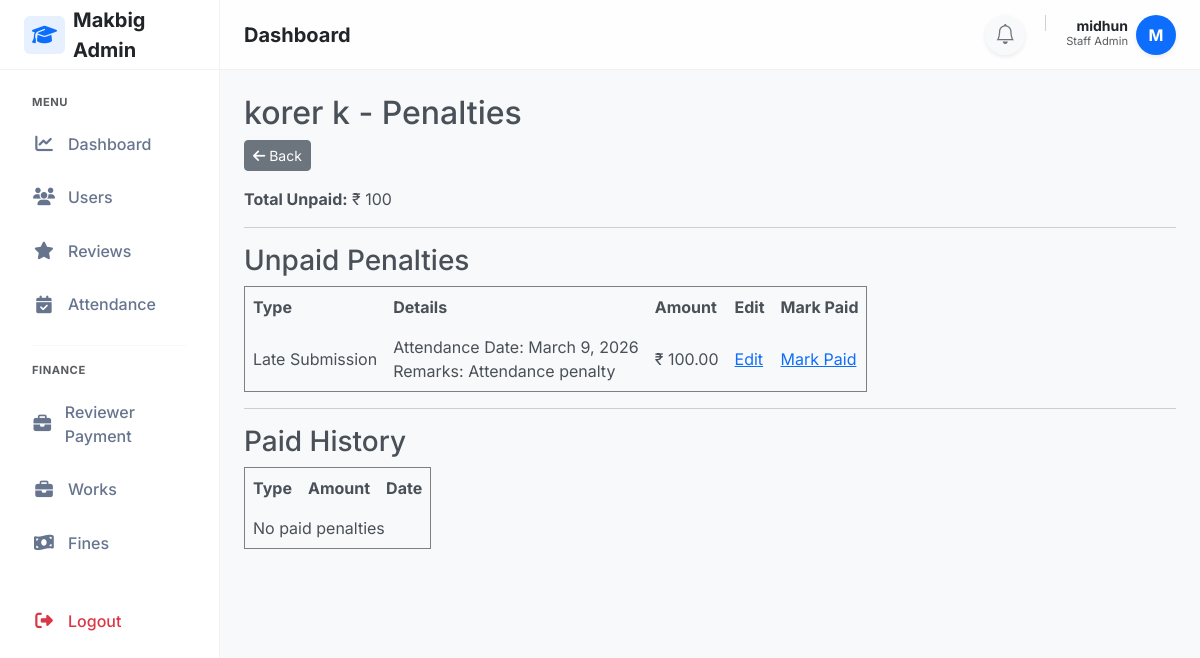
Page /penalties/student/4/ (signed in) on the committed database.
### adminpanel/models.py (models this page shows, shortened)
class User(AbstractUser):
    email=models.EmailField(unique=True,db_index=True)
    mobile_number = models.CharField(max_length=15, blank=True, null=True,validators=[mobile_validator])
    is_student=models.BooleanField(default=False)
    first_name = models.CharField(max_length=100,validators=[name_validator])
    last_name = models.CharField(max_length=100,validators=[name_validator])

class StudentProfile(models.Model):
    user=models.OneToOneField(User, on_delete=models.CASCADE)
    course=models.ForeignKey(Course,on_delete=models.PROTECT)
    is_active = models.BooleanField(default=True)
    enrollment_date=models.DateField(auto_now_add=True)
    progress_percent=models.DecimalField(max_digits=5, decimal_places=2, default=0,validators=[MinValueValidator(Decimal('0.00')),MaxValueValidator(Decimal('100.00'))])

### penalties/models.py (models this page shows, shortened)
class Penalty(models.Model):
    PENALTY_TYPE_CHOICES = [
        ('late', 'Late Submission'),
        ('absence', 'Absence'),
        ('misconduct', 'Misconduct'),
        ('review', 'Review Related'),
        ('other', 'Other'),
    ]
    student = models.ForeignKey(StudentProfile,on_delete=models.CASCADE,related_name='penalties')
    penalty_type = models.CharField(max_length=20,choices=PENALTY_TYPE_CHOICES)
    reason = models.TextField(blank=True)
    review_attendance = models.ForeignKey('reviews.ReviewAttendance',on_delete=models.SET_NULL,null=True,blank=True)
    attendance_record = models.ForeignKey(AttendanceRecord,on_delete=models.SET_NULL,null=True,blank=True,related_name='penalties')
    created_by = models.ForeignKey(settings.AUTH_USER_MODEL,on_delete=models.SET_NULL,null=True)
    created_at = models.DateTimeField(auto_now_add=True)
    is_paid = models.BooleanField(default=False)
    amount = models.DecimalField(
        max_digits=8,
        decimal_places=2,
        validators=[
            MinValueValidator(Decimal("0.00")),
            MaxValueValidator(Decimal("10000.00"))  # ₹10,000 HARD LIMIT
        ]
    )

### attendance/models.py (models this page shows, shortened)
class AttendanceRecord(models.Model):
    STATUS_CHOICES=[('P','Present'),('A','Absent'),('L','Late')]
    student=models.ForeignKey(StudentProfile,on_delete=models.CASCADE,related_name='attendance_records')
    date=models.DateField()
    status=models.CharField(max_length=1,choices=STATUS_CHOICES,db_index=True)
    created_at=models.DateTimeField(auto_now_add=True)
    class Meta:
        constraints = [
            models.UniqueConstraint(
            fields=['student', 'date'],
            name='unique_attendance_per_day')]
        ordering=["-date"]

### penalties/views.py (the view)
# urls.py: path('student/<int:student_id>/', views.student_penalty_detail, name='student_detail'),
@login_required
@user_passes_test(is_staff_user)
def student_penalty_detail(request, student_id):
    student = get_object_or_404(StudentProfile, id=student_id)
    unpaid_penalties = student.penalties.filter(is_paid=False).order_by('-created_at')
    paid_penalties = student.penalties.filter(is_paid=True).order_by('-created_at')
    total_unpaid = unpaid_penalties.aggregate(
        total=Sum('amount')
    )['total'] or 0
    context = {
        'student': student,
        'unpaid_penalties': unpaid_penalties,
        'paid_penalties': paid_penalties,
        'total_unpaid': total_unpaid
    }
    return render(request, 'penalties/student_detail.html', context)

### penalties/views.py (called while the page is built)
def is_staff_user(user):
    return user.is_staff

### reviewtickets/context_processors.py (called while the page is built)
def ticket_notifications(request):
    if request.user.is_authenticated and request.user.is_staff:
        count = ReviewTicket.objects.filter(
            status='pending',
            is_seen=False
        ).count()
        return {'ticket_notification_count': count}
    return {}

### templates/penalties/student_detail.html
{% extends "layouts/staff_layout.html" %}
{% block content %}
<h2>{{ student.user.get_full_name }} - Penalties</h2>
<a href="{% url 'fines' %}" class="btn btn-secondary btn-sm mb-3">
    <i class="fa-solid fa-arrow-left"></i> Back
</a>
<p><strong>Total Unpaid:</strong> ₹ {{ total_unpaid }}</p>
<hr>
<h3>Unpaid Penalties</h3>
<table border="1" cellpadding="8">
<tr>
    <th>Type</th>
    <th>Details</th>
    <th>Amount</th>
    <th>Edit</th>
    <th>Mark Paid</th>
</tr>
{% for p in unpaid_penalties %}
<tr>
    <td>{{ p.get_penalty_type_display }}</td>
    <td>
        {% if p.attendance_record %}
            Attendance Date: {{ p.attendance_record.date }} <br>
            Remarks: {{ p.reason }}
        {% elif p.review_attendance %}
            Review: Review: {{ p.review_attendance.session.review_name }} <br>
            Status: {{ p.review_attendance.status }} <br>
        {% else %}
            {{ p.reason }}
        {% endif %}
    </td>
    <td>₹ {{ p.amount }}</td>
    <td>
        <a href="{% url 'edit_penalty' p.id %}">Edit</a>
    </td>
    <td>
        <a href="{% url 'mark_paid' p.id %}">
            Mark Paid
        </a>
    </td>
</tr>
{% empty %}
<tr><td colspan="5">No unpaid penalties</td></tr>
{% endfor %}
</table>
<hr>
<h3>Paid History</h3>
<table border="1" cellpadding="8">
<tr>
    <th>Type</th>
    <th>Amount</th>
    <th>Date</th>
</tr>
{% for p in paid_penalties %}
<tr>
    <td>{{ p.get_penalty_type_display }}</td>
    <td>₹ {{ p.amount }}</td>
    <td>{{ p.created_at }}</td>
</tr>
{% empty %}
<tr><td colspan="3">No paid penalties</td></tr>
{% endfor %}
</table>
{% endblock %}

### templates/layouts/staff_layout.html (shortened to what this page needs)
{% load static %}
<!DOCTYPE html>
<html lang="en">
<head>
    <link href="https://cdn.jsdelivr.net/npm/bootstrap@5.3.0/dist/css/bootstrap.min.css" rel="stylesheet">
    <link rel="stylesheet" href="https://cdnjs.cloudflare.com/ajax/libs/font-awesome/6.4.0/css/all.min.css">
    <link rel="stylesheet" href="https://cdn.jsdelivr.net/npm/bootstrap-icons@1.10.5/font/bootstrap-icons.css">
    <link rel="stylesheet" href="{% static 'css/attendance.css' %}">
</head>
<body>
    <aside class="sidebar" id="sidebar">
        <div class="sidebar-brand">
            <a href="#" class="text-decoration-none d-flex align-items-center gap-2 text-dark fs-5 fw-bold">
                <div class="bg-primary bg-opacity-10 text-primary rounded px-2 py-1">
                    <i class="fa-solid fa-graduation-cap"></i>
                </div>
                <span>Makbig Admin</span>
            </a>
        </div>
        <nav class="sidebar-nav">
            <div class="small fw-bold text-uppercase text-muted mb-2 px-3"
                style="font-size: 0.7rem; letter-spacing: 0.5px;">Menu</div>
            <a href="{% url 'staff_dashboard' %}"
                class="nav-link {% if request.resolver_match.url_name == 'staff_dashboard' %}active{% endif %}">
                <i class="fa-solid fa-chart-line"></i> Dashboard
            </a>
            <a href="{% url 'staff_students' %}"
                class="nav-link {% if request.resolver_match.url_name == 'staff_students' %}active{% endif %}">
                <i class="fa-solid fa-users"></i> Users
            </a>
            <a href="{% url 'staff_review_list' %}"
                class="nav-link {% if request.resolver_match.url_name == 'staff_review_list' %}active{% endif %}">
                <i class="fa-solid fa-star"></i> Reviews
            </a>
            <a href="{% url 'staff_attendance' %}"
                class="nav-link {% if request.resolver_match.url_name == 'staff_attendance' %}active{% endif %}">
                <i class="fa-solid fa-calendar-check"></i> Attendance
            </a>
            <div class="my-3 border-top mx-3 opacity-25"></div>
            <div class="small fw-bold text-uppercase text-muted mb-2 px-3"
                style="font-size: 0.7rem; letter-spacing: 0.5px;">Finance</div>
            <a href="{% url "reviewer_payment_dashboard" %}" class="nav-link">
                <i class="fa-solid fa-briefcase"></i> Reviewer Payment
            </a>
            <a href="{% url "manage_works" %}" class="nav-link">
                <i class="fa-solid fa-briefcase"></i> Works
            </a>
            <a href="{% url "fines" %}" class="nav-link">
                <i class="fa-solid fa-money-bill-wave"></i> Fines
            </a>
            <div class="mt-auto pt-4">
                <form method="POST" action="{% url 'student_logout' %}">
                    <button type="submit" class="nav-link w-100 text-danger border-0 bg-transparent">
                        <i class="fa-solid fa-right-from-bracket"></i> Logout
                    </button>
                </form>
            </div>
        </nav>
    </aside>
    <div class="main-wrapper">
        <header class="topbar">
            <div class="d-flex align-items-center gap-3">
                <h5 class="mb-0 fw-bold text-dark">{% block page_title %}Dashboard{% endblock %}</h5>
            </div>
            <div class="d-flex align-items-center gap-3">
                <a href="{% url 'staff_ticket_list' %}"
                    class="btn btn-light rounded-circle position-relative border-0 shadow-sm"
                    style="width: 40px; height: 40px; display: flex; align-items: center; justify-content: center;">
                    <i class="bi bi-bell fs-5 text-secondary"></i>
                </a>
                <div class="d-flex align-items-center gap-2">
                    <div class="text-end d-none d-sm-block">
                        <div class="fw-bold small text-dark lh-1">{{ request.user.first_name }} {{request.user.last_name }}</div>
                        <div class="text-muted" style="font-size: 0.7rem;">Staff Admin</div>
                    </div>
                    <div class="rounded-circle bg-primary text-white d-flex align-items-center justify-content-center fw-bold shadow-sm"
                        style="width:40px;height:40px; font-size: 1rem;">
                        {{ request.user.first_name|slice:":1"|upper }}
                    </div>
                </div>
            </div>
        </header>
        <div class="p-4">
{% block content %}
{% endblock %}
        </div>
    </div>
</body>
</html>

### templates/layouts/staff_layout.html (style rules this page uses)
:root { --sidebar-width: 220px; --topbar-height: 70px; --primary-soft: #eef4ff; --text-heading: #344767; --text-muted: #67748e; }
body { font-family: 'Inter', sans-serif; background-color: #f8f9fa; color: #495057; }
.sidebar { width: var(--sidebar-width); background: #fff; border-right: 1px solid rgba(0, 0, 0, 0.05); display: flex; flex-direction: column; position: fixed; top: 0; bottom: 0; left: 0; z-index: 1045; transition: transform 0.3s ease-in-out; }
.sidebar-brand { height: var(--topbar-height); display: flex; align-items: center; padding: 0 1.5rem; border-bottom: 1px solid rgba(0, 0, 0, 0.05); }
.sidebar-nav { padding: 1.5rem 1rem; flex-grow: 1; overflow-y: auto; }
.nav-link { display: flex; align-items: center; padding: 0.8rem 1rem; color: var(--text-muted); font-weight: 500; border-radius: 0.5rem; margin-bottom: 0.25rem; transition: all 0.2s; }
.nav-link i { width: 24px; text-align: center; margin-right: 0.75rem; font-size: 1.1rem; }
.main-wrapper { margin-left: var(--sidebar-width); min-height: 100vh; display: flex; flex-direction: column; transition: margin-left 0.3s ease-in-out; }
.topbar { height: var(--topbar-height); background: rgba(255, 255, 255, 0.8); backdrop-filter: blur(10px); border-bottom: 1px solid rgba(0, 0, 0, 0.05); padding: 0 1.5rem; display: flex; align-items: center; justify-content: space-between; position: sticky; top: 0; z-index: 1020; }

### rows in the picture
User: user.first_name "midhun", user.first_name "M"
StudentProfile: user.get_full_name "korer k"
Penalty: penalty_type "Late Submission", attendance_record "March 9, 2026", reason "Attendance penalty", amount "100.00"

### other values in the picture
{{ total_unpaid }} "100"
